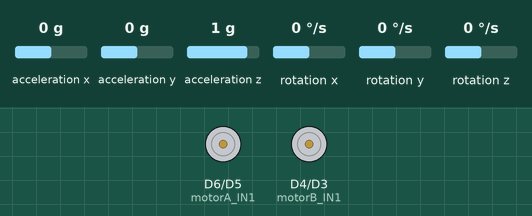
This program was run on a simulated Arduino Nano RP2040 Connect. On the bench: motor-driver pin pairs drawn as motors (green arrow = first pin HIGH = forward, orange = second pin HIGH = backward, longer = more drive, scaled by the enable pin). The inputs (shaded band) are chosen by the test bench; at power-on: acceleration y 0 g, acceleration z 1 g, acceleration x 0 g, rotation x 0 °/s, rotation y 0 °/s, rotation z 0 °/s.

Above: at 1.2 s.
1.3 s: acceleration y set to -1.4 g
At 2.0 s:
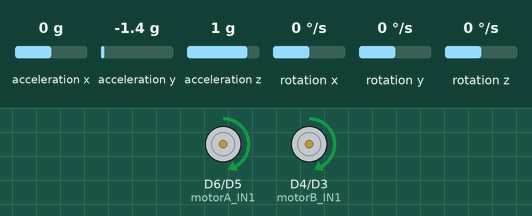
2.8 s: acceleration z set to -1.4 g
At 4.0 s:
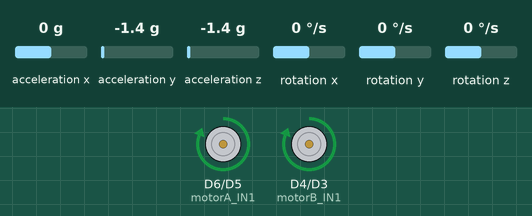
4.3 s: acceleration y set to -0.2 g
5.8 s: acceleration y set to 0.1 g
At 6.3 s:
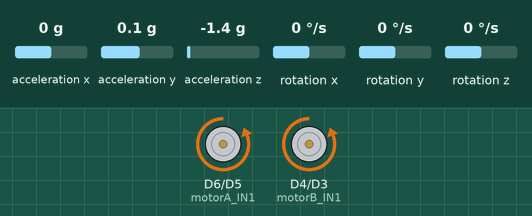
7.3 s: acceleration z set to 0 g
At 7.6 s:
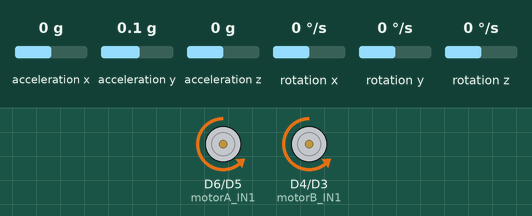
8.8 s: acceleration z set to 0.8 g
At 10.2 s:
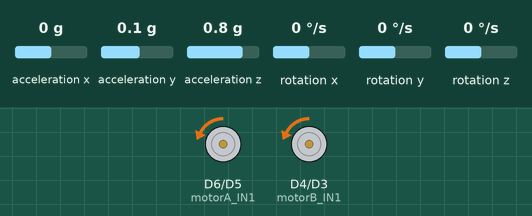
Timing chart, 0 to 11.3 s (numbered marks = the images above; inputs shaded):
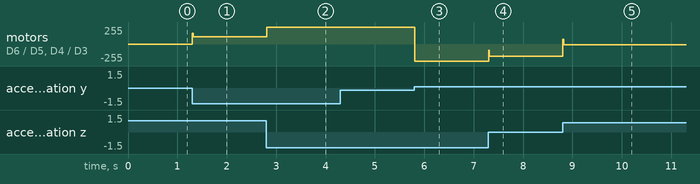

The program:

main.cpp
```cpp
#include <Arduino.h>
#include <Arduino_LSM6DSOX.h>

#define motorA_EN 2
#define motorA_IN1 6
#define motorA_IN2 5
#define motorB_EN 10
#define motorB_IN1 4
#define motorB_IN2 3

float kp = 2.0;
float ki = 0.0;
float kd = 1.0;

float targetAngle = 0.0;
float previousError = 0.0;
float integral = 0.0;

//Function Prototypes
void controlMotors(float output);

void setup() {
  Serial.begin(115200);

  if (!IMU.begin()) {
    Serial.println("Failed to initialize IMU!");
    while (1);
  }

  pinMode(motorA_EN, OUTPUT);
  pinMode(motorA_IN1, OUTPUT);
  pinMode(motorA_IN2, OUTPUT);
  pinMode(motorB_EN, OUTPUT);
  pinMode(motorB_IN1, OUTPUT);
  pinMode(motorB_IN2, OUTPUT);
}

void loop() {
  float ax, ay, az, gx, gy, gz;

  if (IMU.accelerationAvailable() && IMU.gyroscopeAvailable()) {
    IMU.readAcceleration(ax, ay, az);
    IMU.readGyroscope(gx, gy, gz);

    float angle = atan2(ay, az) * 180 / PI;

    float error = targetAngle - angle;
    integral += error;
    float derivative = error - previousError;
    float output = kp * error + ki * integral + kd * derivative;
    previousError = error;

    controlMotors(output);

    delay(10);
  }
}

void controlMotors(float output) {
  int motorSpeed = constrain(abs(output), 0, 255);
  if (output > 0) {
    digitalWrite(motorA_IN1, HIGH);
    digitalWrite(motorA_IN2, LOW);
    analogWrite(motorA_EN, motorSpeed);

    digitalWrite(motorB_IN1, HIGH);
    digitalWrite(motorB_IN2, LOW);
    analogWrite(motorB_EN, motorSpeed);
  } else {
    digitalWrite(motorA_IN1, LOW);
    digitalWrite(motorA_IN2, HIGH);
    analogWrite(motorA_EN, motorSpeed);

    digitalWrite(motorB_IN1, LOW);
    digitalWrite(motorB_IN2, HIGH);
    analogWrite(motorB_EN, motorSpeed);
  }
}
```

Measured:
- the behaviour switches between -0.1 and 0 g on acceleration y (found by bisection; images 2 and 3)
- after the input at 1.3 s, motor on D6 (motorA_IN1) / D5 (motorA_IN2), motor on D4 (motorB_IN1) / D3 (motorB_IN2): stopped → forward 108/255 at once
- after the input at 2.8 s, motor on D6 (motorA_IN1) / D5 (motorA_IN2), motor on D4 (motorB_IN1) / D3 (motorB_IN2): forward 108/255 → forward 255/255 at once
- after the input at 4.3 s, every drawn part: stays the same
- after the input at 5.8 s, motor on D6 (motorA_IN1) / D5 (motorA_IN2), motor on D4 (motorB_IN1) / D3 (motorB_IN2): forward 255/255 → backward 255/255 at once
- after the input at 7.3 s, motor on D6 (motorA_IN1) / D5 (motorA_IN2), motor on D4 (motorB_IN1) / D3 (motorB_IN2): backward 255/255 → backward 180/255 at once
- after the input at 8.8 s, motor on D6 (motorA_IN1) / D5 (motorA_IN2), motor on D4 (motorB_IN1) / D3 (motorB_IN2): backward 180/255 → backward 14/255 at once
